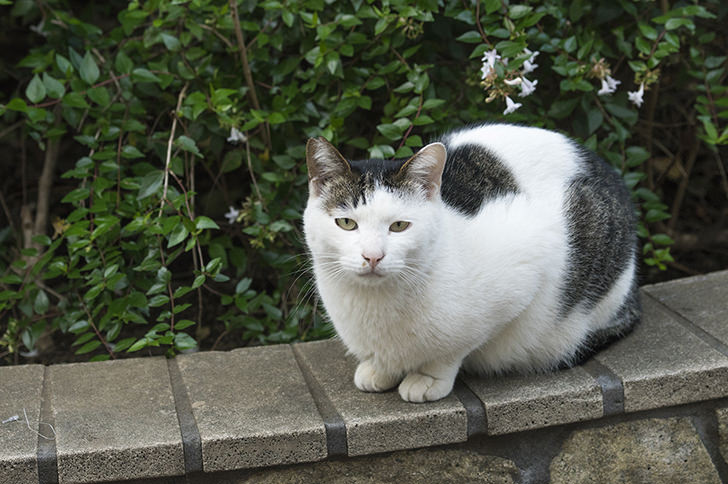
#> input picture data/cat_0001.jpg, 728 x 484 px
$ python hsv.py
#> lines starting #> are read from the running program, lines starting #| are printed output that depends on the picture; after the words box and inside, x2 and y2 are one past the last pixel; in counts of white or black regions, pixels touching at a corner belong together
#> further down, src_img is the input picture: shape (484, 728, 3); mean B, G, R 73.9, 87.8, 83.3
import cv2
import numpy as np

def imshow(img:np.ndarray, name:str="img"):
    cv2.imshow(name, img)
    key = cv2.waitKey(0)
    print(key)
    cv2.destroyAllWindows()


def cvt_bgr2hsv(bgr_img:np.ndarray) -> np.ndarray:
    hsv_img = cv2.cvtColor(bgr_img, cv2.COLOR_BGR2HSV)
#> hsv_img: shape (484, 728, 3); mean H, S, V 43.9, 65.3, 89.7
    return hsv_img

def make_range_mask(
        hsv_mat_ch3:np.ndarray,
        thresh1:int,
        thresh2:int,
        ch:int) -> np.ndarray:
#> called with thresh1 = 30, thresh2 = 60, ch = 2
    assert 0 <= ch <= 2
    h_mat_ch1 = hsv_mat_ch3[:, :, ch:ch+1]
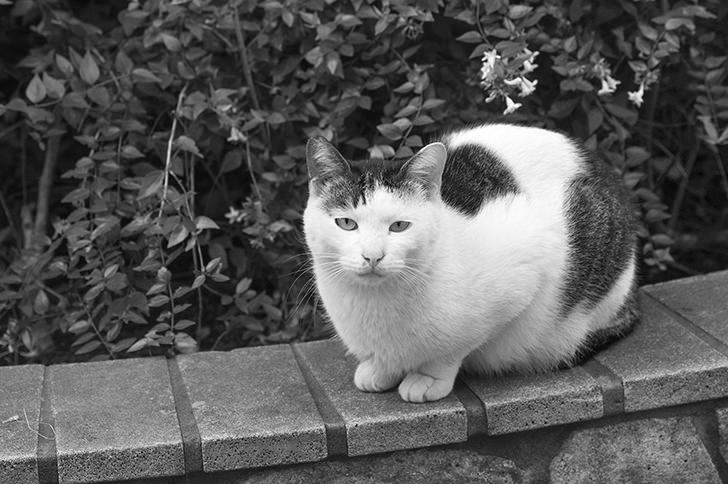
#> h_mat_ch1: shape (484, 728, 1); min 0, max 255, mean 89.7
    mat_shape = h_mat_ch1.shape
#> mat_shape = (484, 728, 1)
    if thresh1 == thresh2:
        mask_ch1 = np.zeros(mat_shape, dtype="uint8")
    elif thresh1 < thresh2:
        mask_ch1 = np.where(
            np.logical_and(
                thresh1 <= h_mat_ch1,
                h_mat_ch1 <= thresh2),
            1, 0).astype("uint8")
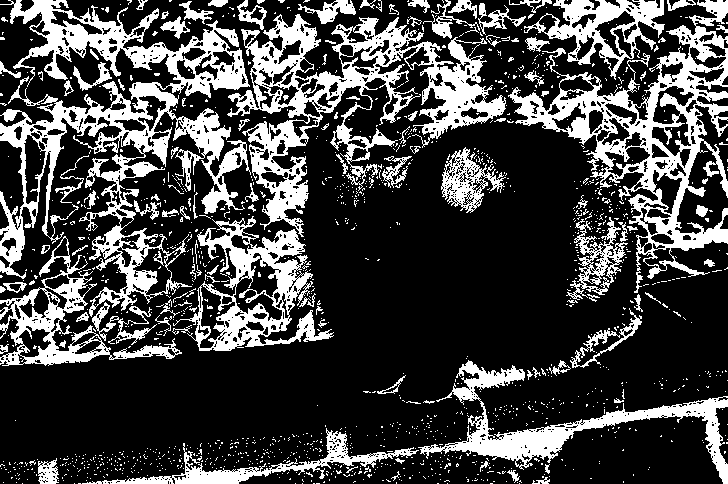
#> mask_ch1: shape (484, 728, 1); values 0 (black) and 1 (white), 26.7% white; 1418 white regions (1300 under 20 px), largest, box (x1, y1, x2, y2) and area: (0, 0, 251, 317) 21931, (227, 14, 506, 237) 16039, (508, 0, 728, 293) 14416
    else:
        mask_ch1 = np.where(
            np.logical_or(
                h_mat_ch1 >= thresh1,
                h_mat_ch1 <= thresh2),
            1, 0).astype("uint8")

    mask_ch3 = np.repeat(mask_ch1, repeats=3, axis=-1)
#> mask_ch3: shape (484, 728, 3); mean H, S, V 0.267, 0.267, 0.267

    return mask_ch3


def make_hew_mask(
        hsv_mat_ch3:np.ndarray,
        thresh1:int,
        thresh2:int) -> np.ndarray:
    return make_range_mask(hsv_mat_ch3, thresh1, thresh2, 0)


def make_saturation_mask(
        hsv_mat_ch3:np.ndarray,
        thresh1:int,
        thresh2:int) -> np.ndarray:
    return make_range_mask(hsv_mat_ch3, thresh1, thresh2, 1)


def make_brightness_mask(
        hsv_mat_ch3:np.ndarray,
        thresh1:int,
        thresh2:int) -> np.ndarray:
    return make_range_mask(hsv_mat_ch3, thresh1, thresh2, 2)


if __name__ == "__main__":


    src_img_path = "../data/cat_0001.jpg"
    src_img = cv2.imread(src_img_path)

    hsv_img = cvt_bgr2hsv(src_img)
    v_mask = make_brightness_mask(hsv_img, 30, 60)

    assert src_img.shape == v_mask.shape
    out_img = src_img * v_mask
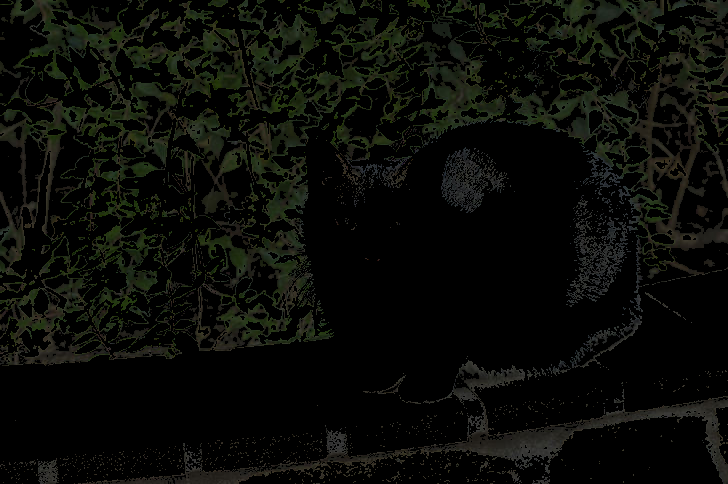
#> out_img: shape (484, 728, 3); mean B, G, R 7.7, 11.5, 10.1

    imshow(out_img)
#> (key Esc is pressed here)
